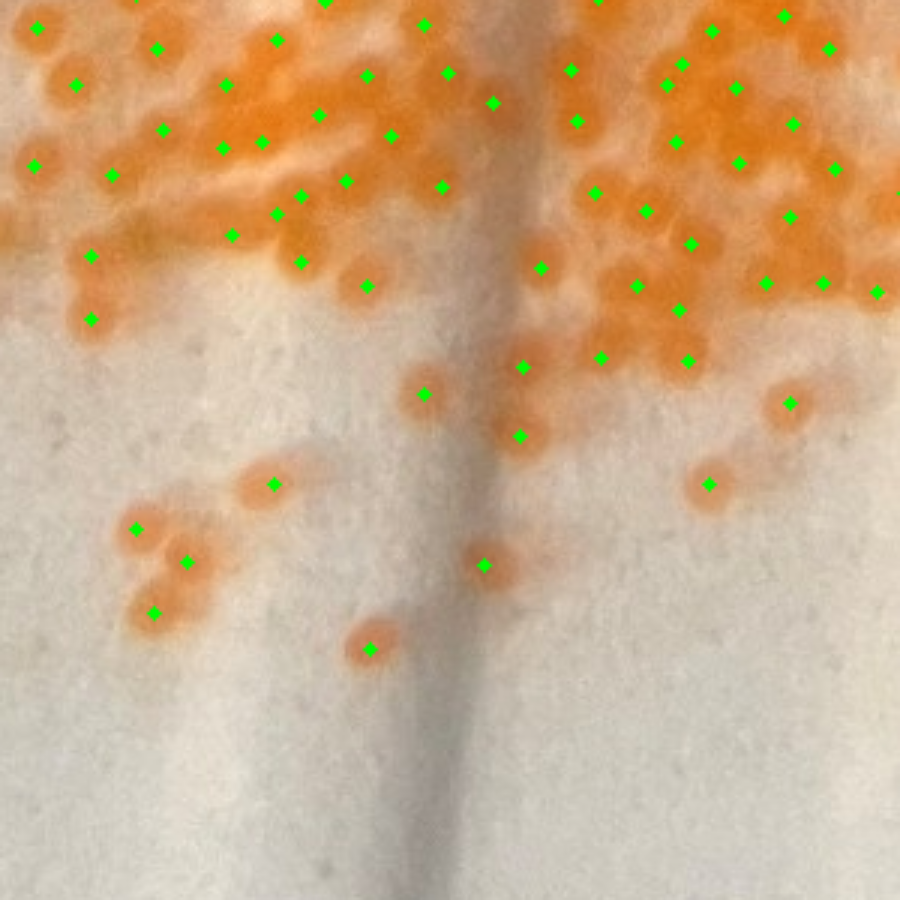
#> input picture zoom_bottom.png, 900 x 900 px
$ python eggs.py zoom_bottom.png
#> lines starting #> are read from the running program, lines starting #| are printed output that depends on the picture; after the words box and inside, x2 and y2 are one past the last pixel; in counts of white or black regions, pixels touching at a corner belong together
"""
Clownfish Egg Counter — Final v2
==================================
v6 tuned + saturation filter to remove false positives on pale gaps.
"""

import cv2
import numpy as np
from scipy import ndimage
from pathlib import Path
import argparse

def count_eggs(image_path, nms_size=11, percentile=55, sigma_large=8.0, sigma_small=1.5, output_dir=None, debug=False):
#> called with image_path = 'zoom_bottom.png', nms_size = 11, percentile = 55, sigma_large = 8, sigma_small = 1.5, output_dir = 'egg_output/v5', debug = True
    img = cv2.imread(image_path)
#> img is the input picture: shape (900, 900, 3); mean B, G, R 137, 172.8, 205.4
    if img is None:
        raise FileNotFoundError(f"Could not read: {image_path}")
    H, W = img.shape[:2]
    if debug: print(f"Image: {W}x{H}")
#| Image: 900x900

    # 1. Orange mask
    hsv = cv2.cvtColor(img, cv2.COLOR_BGR2HSV)
#> hsv: shape (900, 900, 3); mean H, S, V 16.8, 85.5, 207.3
    lower = np.array([5, 70, 50], dtype=np.uint8)
    upper = np.array([30, 255, 255], dtype=np.uint8)
    orange_mask = cv2.inRange(hsv, lower, upper)
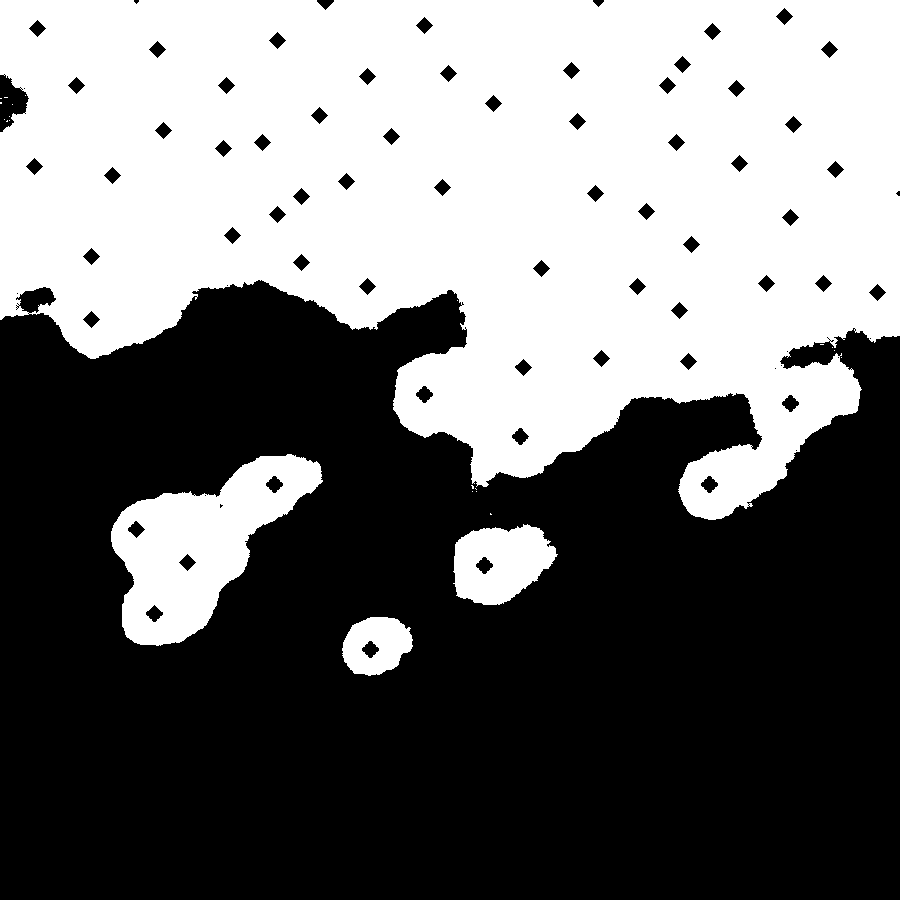
#> orange_mask: shape (900, 900); 44.3% white; 23 white regions (19 under 20 px), largest, box (x1, y1, x2, y2) and area: (0, 0, 900, 520) 330334, (111, 454, 323, 646) 19876, (453, 524, 558, 605) 5965, (342, 617, 413, 676) 2984
    k3 = cv2.getStructuringElement(cv2.MORPH_ELLIPSE, (3, 3))
    orange_mask = cv2.morphologyEx(orange_mask, cv2.MORPH_OPEN, k3, iterations=1)
#> orange_mask: shape (900, 900); 44.3% white; 5 white regions (1 under 20 px), largest, box (x1, y1, x2, y2) and area: (0, 0, 900, 520) 330114, (111, 454, 323, 646) 19847, (453, 524, 557, 605) 5936, (342, 617, 413, 676) 2974

    # 2. Crop to bounding box of ALL orange regions (not just largest)
    num, labels, stats, _ = cv2.connectedComponentsWithStats(orange_mask, connectivity=8)
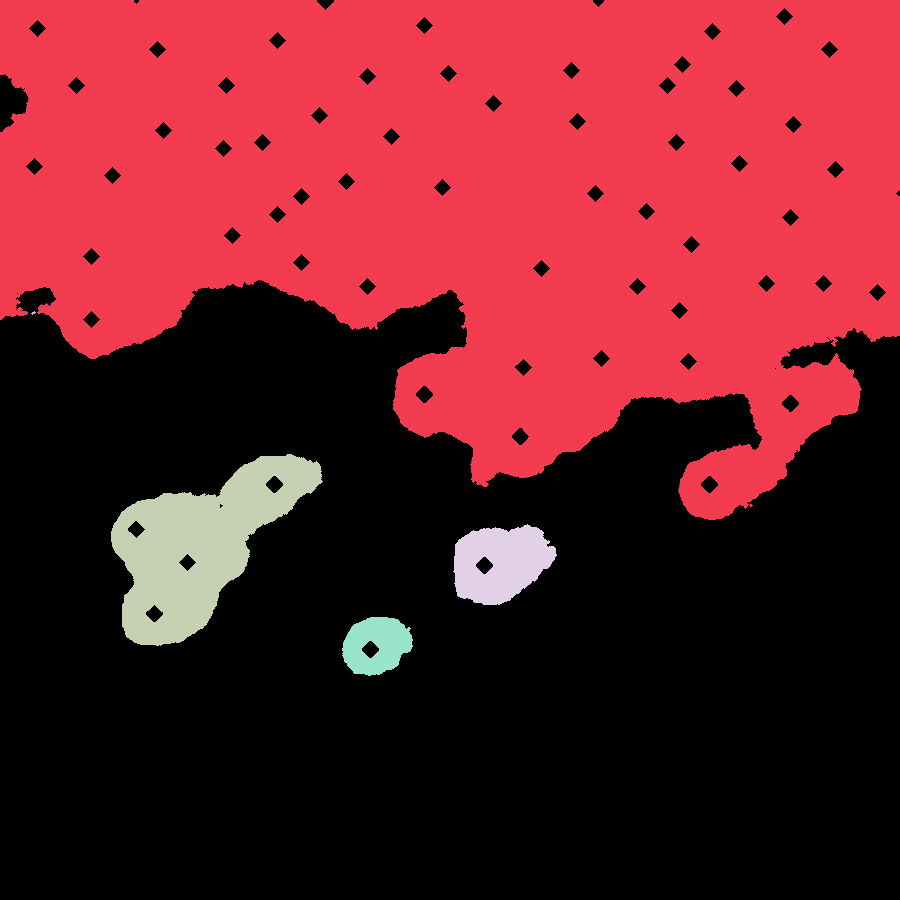
#> labels: shape (900, 900) int32; 6 distinct labels, from 0 to 5; one colour per label, 0 black
#> num = 6; stats = [[0, 0, 900, 900, 451119], [0, 0, 900, 520, 330114], [31, 311, 5, 4, 10], [111, 454, 212, 192, 19847], [453, 524, 104, 81, 5936], [342, 617, 71, 59, 2974]]
    if num <= 1: return 0, []
    # Get bounding box that covers all orange components (skip background label 0)
    all_x = stats[1:, cv2.CC_STAT_LEFT]
#> all_x = [0, 31, 111, 453, 342]
    all_y = stats[1:, cv2.CC_STAT_TOP]
#> all_y = [0, 311, 454, 524, 617]
    all_r = all_x + stats[1:, cv2.CC_STAT_WIDTH]
#> all_r = [900, 36, 323, 557, 413]
    all_b = all_y + stats[1:, cv2.CC_STAT_HEIGHT]
#> all_b = [520, 315, 646, 605, 676]
    margin = 30
    x0, y0 = max(0, all_x.min() - margin), max(0, all_y.min() - margin)
#> x0 = 0; y0 = 0
    x1, y1 = min(W, all_r.max() + margin), min(H, all_b.max() + margin)
#> x1 = 900; y1 = 706
    crop = img[y0:y1, x0:x1].copy()
    hsv_c = cv2.cvtColor(crop, cv2.COLOR_BGR2HSV)
#> hsv_c: shape (706, 900, 3); mean H, S, V 15.7, 103.4, 208.3
    mask_c = cv2.inRange(hsv_c, lower, upper)
#> mask_c: shape (706, 900); 56.5% white; 77 black regions (13 under 20 px), largest, box (x1, y1, x2, y2) and area: (0, 280, 900, 706) 266145, (0, 74, 29, 132) 978, (416, 386, 433, 403) 169
    mask_c = cv2.morphologyEx(mask_c, cv2.MORPH_OPEN, k3, iterations=1)
#> mask_c: shape (706, 900); 56.5% white; 69 black regions (5 under 20 px), largest, box (x1, y1, x2, y2) and area: (0, 280, 900, 706) 266386, (0, 74, 29, 132) 1005, (416, 386, 433, 403) 177
    # Raw mask (no morph) to preserve tiny isolated eggs for signal
    mask_raw = cv2.inRange(hsv_c, lower, upper)
    ch, cw = crop.shape[:2]
    if debug: print(f"Crop: {cw}x{ch}, orange px: {cv2.countNonZero(mask_c)}")
#| Crop: 900x706, orange px: 358881

    # 3. LAB A-channel -> Bandpass filter
    lab = cv2.cvtColor(crop, cv2.COLOR_BGR2LAB)
#> lab: shape (706, 900, 3); mean of channels 0, 1, 2 181.4, 138.7, 155.8
    a_ch = lab[:, :, 1].astype(np.float64)
    lp_small = cv2.GaussianBlur(a_ch, (0, 0), sigma_small)
    lp_large = cv2.GaussianBlur(a_ch, (0, 0), sigma_large)
    bandpass = lp_small - lp_large
    bandpass[mask_raw == 0] = 0

    # 4. Peak detection
    signal = cv2.GaussianBlur(bandpass, (3, 3), 0.8)
    signal[mask_raw == 0] = 0
#> signal: shape (706, 900) float64; min -13.43, max 22.53, mean 0.8
    vals = signal[mask_raw > 0]
    thresh = np.percentile(vals, percentile)
#> thresh = 0.239
    local_max = ndimage.maximum_filter(signal, size=nms_size)
    peaks = (signal == local_max) & (signal > thresh) & (mask_raw > 0)
#> peaks: shape (706, 900) bool; 0.09% white in thin lines or dots
    labeled, num_features = ndimage.label(peaks)
#> labeled: shape (706, 900) int32; 560 distinct labels, from 0 to 559
#> num_features = 559
    raw_centers = ndimage.center_of_mass(peaks, labeled, range(1, num_features + 1))
#> raw_centers = 559 pairs, first value 0 to 656, second value 0 to 899

    # 5. Post-filter — reject peaks on pale/white gaps
    #    Real egg centers have: high saturation + high A-channel (orange)
    #    False positives sit on washed-out pale areas between eggs
    sat_ch = hsv_c[:, :, 1]  # saturation channel
    a_raw = lab[:, :, 1]     # raw A-channel (not bandpass)
    check_r = 4  # check neighborhood roughly half an egg
    centers = []
    rejected = 0
    for (cy, cx) in raw_centers:
        iy, ix = int(round(cy)), int(round(cx))
        y1_ = max(0, iy - check_r)
        y2_ = min(ch, iy + check_r + 1)
        x1_ = max(0, ix - check_r)
        x2_ = min(cw, ix + check_r + 1)
        # Check saturation: real eggs are solidly colored, not pale
        local_sat = sat_ch[y1_:y2_, x1_:x2_]
        mean_sat = np.mean(local_sat)
        # Check A-channel: real egg centers are orange (high A), gaps are neutral
        local_a = a_raw[y1_:y2_, x1_:x2_]
        mean_a = np.mean(local_a)
        # Check orange mask coverage: most of the neighborhood should be orange
        # Check raw HSV at center (not the morphologically-opened mask which erodes small eggs)
        h_val = hsv_c[iy, ix, 0]
        s_val = hsv_c[iy, ix, 1]
        v_val = hsv_c[iy, ix, 2]
        is_orange = (5 <= h_val <= 30) and (s_val >= 50) and (v_val >= 50)
        if mean_sat >= 70 and mean_a >= 140 and is_orange:
            centers.append((cy, cx))
        else:
            rejected += 1
#> this loop made 559 passes
#> (cy, cx, iy, ix, y1_, y2_, x1_, x2_) on passes 1 to 3: (0, 110, 0, 110, 0, 5, 106, 115), (0, 129, 0, 129, 0, 5, 125, 134), (0, 143, 0, 143, 0, 5, 139, 148)

    count = len(centers)
    if debug: print(f"Raw peaks: {len(raw_centers)}, rejected (low sat): {rejected}, final: {count}")
#| Raw peaks: 559, rejected (low sat): 138, final: 421

    # 6. Visualizations
    if output_dir:
        Path(output_dir).mkdir(parents=True, exist_ok=True)
        font = cv2.FONT_HERSHEY_SIMPLEX
        overlay = crop.copy()
        for (cy, cx) in centers:
            cv2.circle(overlay, (int(round(cx)), int(round(cy))), 2, (0, 255, 0), -1)
#> this loop made 421 passes
#> (cy, cx) on passes 1 to 3: (0, 110), (0, 129), (0, 143)
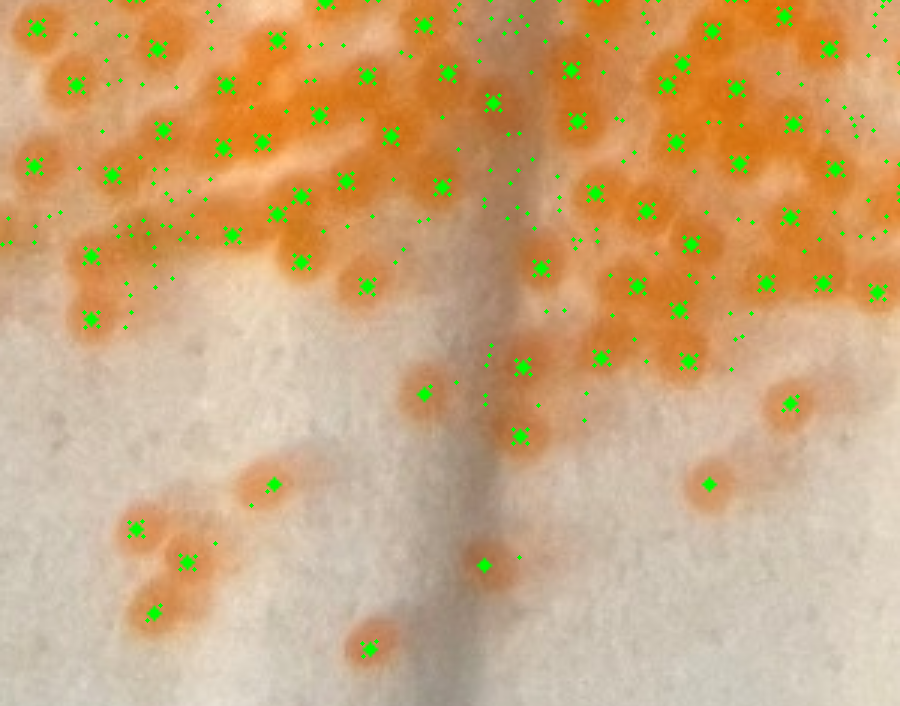
#> overlay: shape (706, 900, 3); mean B, G, R 122.6, 166.6, 204.1
        text = f"Count: {count}"
        (tw, th2), _ = cv2.getTextSize(text, font, 0.8, 2)
        cv2.rectangle(overlay, (5, 5), (15 + tw, 15 + th2 + 5), (0, 0, 0), -1)
        cv2.putText(overlay, text, (10, 10 + th2), font, 0.8, (0, 255, 0), 2)
        cv2.imwrite(f"{output_dir}/egg_overlay.png", overlay)

        bp_min = bandpass[mask_raw > 0].min()
        bp_max = bandpass[mask_raw > 0].max()
        bp_vis = ((bandpass - bp_min) / (bp_max - bp_min + 1e-8) * 255).astype(np.uint8)
        bp_vis[mask_raw == 0] = 0
        cv2.imwrite(f"{output_dir}/bandpass.png", bp_vis)

        for name, ry, rx in [("center", ch//3, cw//4), ("edge", ch//6, 0), ("right", ch//3, cw//2), ("bottom", ch//2, cw//4)]:
            sz = min(300, ch - ry, cw - rx)
            if sz >= 100:
                z = cv2.resize(overlay[ry:ry+sz, rx:rx+sz], (900, 900), interpolation=cv2.INTER_LINEAR)
                cv2.imwrite(f"{output_dir}/zoom_{name}.png", z)
#> this loop made 4 passes
#> pass 3, in count_eggs, `z = cv2.resize(overlay[ry:ry+sz, rx:rx+sz], (900, 900), interpolation=..`:
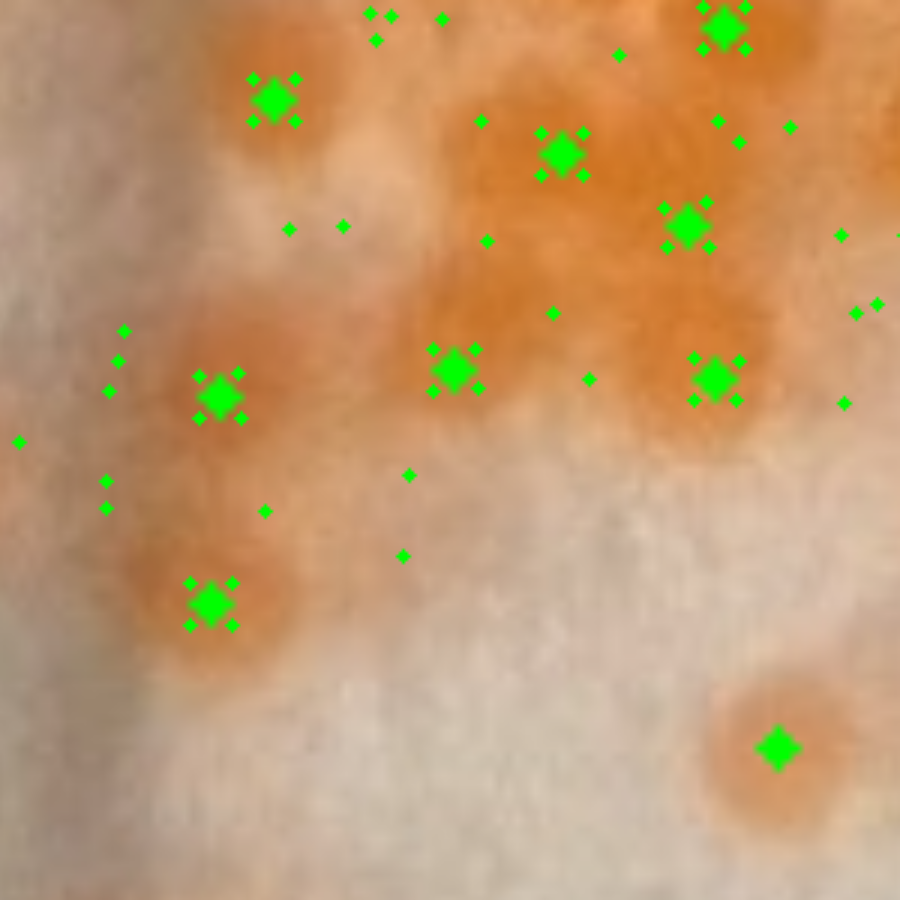
#> z: shape (900, 900, 3); mean B, G, R 112.1, 154.7, 194.4

    return count, [(cy + y0, cx + x0) for (cy, cx) in centers]

if __name__ == "__main__":
    parser = argparse.ArgumentParser(description="Count clownfish eggs")
    parser.add_argument("image", nargs="?", default="eggsimg.jpeg")
    parser.add_argument("--nms", type=int, default=11)
    parser.add_argument("--pctl", type=int, default=55)
    parser.add_argument("--sig-large", type=float, default=8.0)
    parser.add_argument("--sig-small", type=float, default=1.5)
    parser.add_argument("--output", "-o", default="egg_output/v5")
    parser.add_argument("--sweep", action="store_true")
    args = parser.parse_args()

    if args.sweep:
        print(f"{'sig_L':>5} | {'NMS':>3} | {'pctl':>4} | {'count':>5}")
        print("-" * 32)
        for sl in [8.0, 10.0, 12.0]:
            for nms in [9, 11]:
                for pctl in [50, 55, 60, 65]:
                    c, _ = count_eggs(args.image, nms_size=nms, percentile=pctl, sigma_large=sl)
                    print(f"{sl:5.1f} | {nms:3d} | {pctl:4d} | {c:5d}")
        print()

    count, centers = count_eggs(args.image, args.nms, args.pctl, args.sig_large, args.sig_small, args.output, debug=True)
    print(f"\n  Egg count: {count}")
#|   Egg count: 421

$ run again, on zoom_right.png
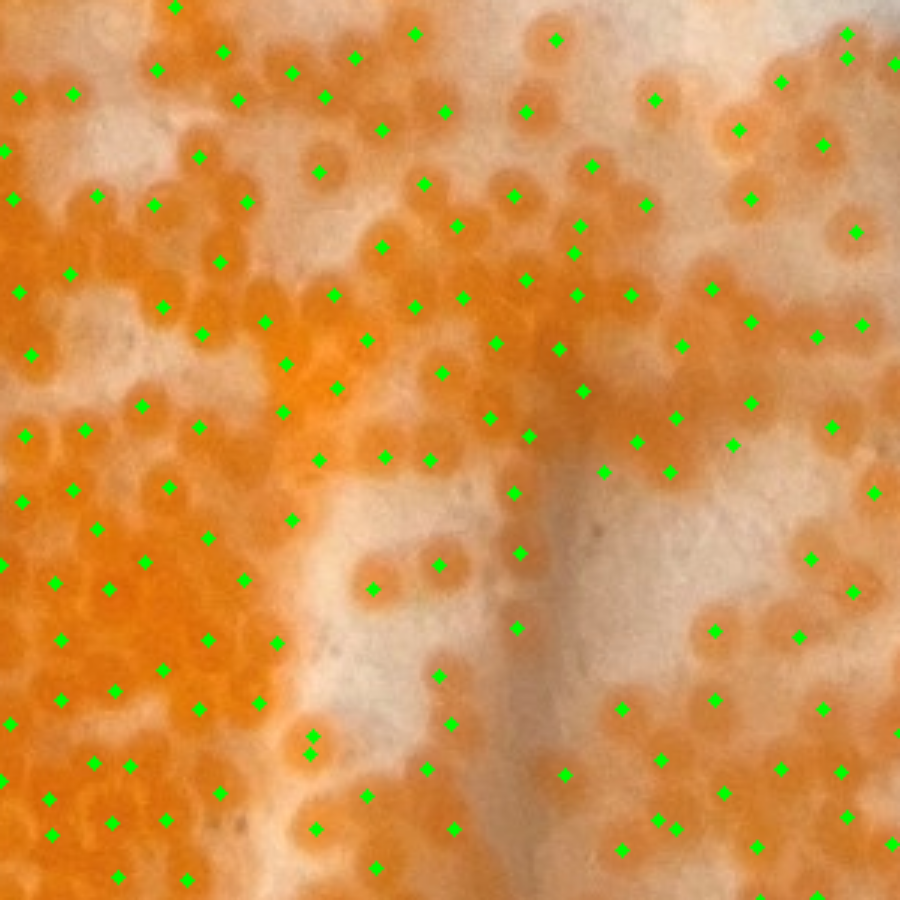
#> input picture zoom_right.png, 900 x 900 px
#> in count_eggs, img is the input picture: shape (900, 900, 3); mean B, G, R 78.9, 146.5, 211.3
#| Image: 900x900
#> hsv: shape (900, 900, 3); mean H, S, V 15.1, 161.6, 215.7
#> in count_eggs, `num, labels, stats, _ = cv2.connectedComponentsWithStats(orange_mask, ..`:
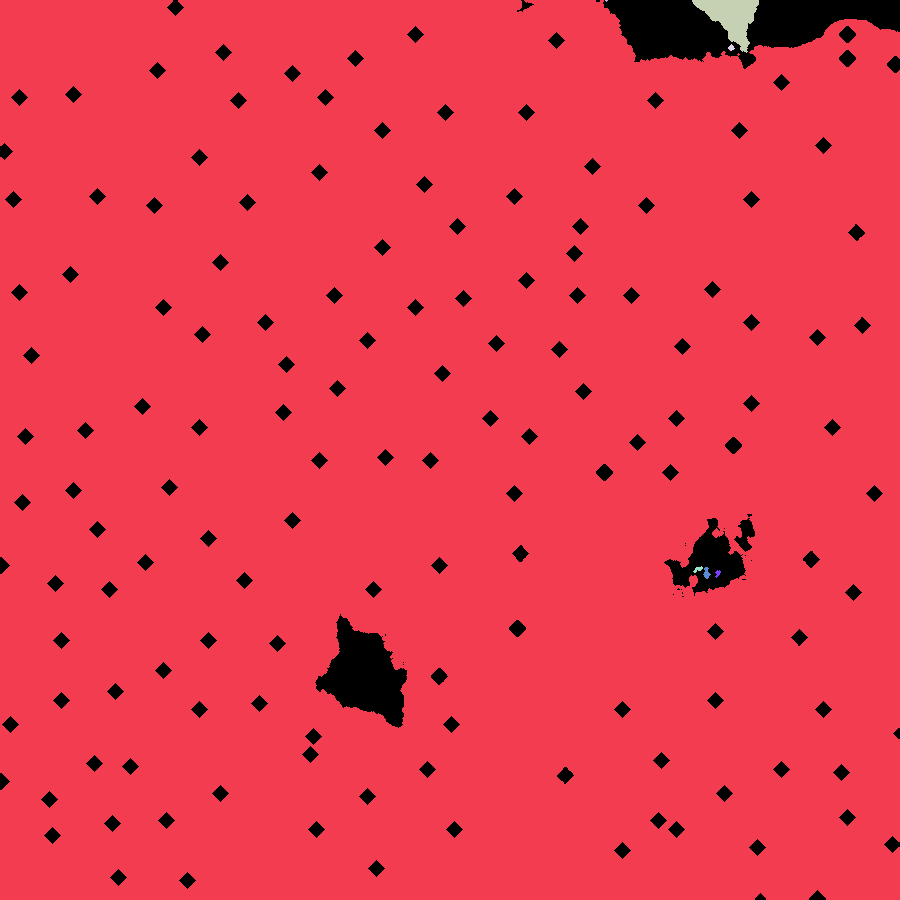
#> labels: shape (900, 900) int32; 8 distinct labels, from 0 to 7; one colour per label, 0 black
#> num = 8; stats = [[0, 0, 900, 900, 40877], [0, 0, 900, 900, 767276], [605, 0, 3, 2, 4], [692, 0, 67, 53, 1698], [728, 44, 7, 7, 29], [693, 566, 10, 7, 35], [703, 567, 8, 12, 54], [715, 570, 6, 8, 27]]
#> all_x = [0, 605, 692, 728, 693, 703, 715]
#> all_y = [0, 0, 0, 44, 566, 567, 570]
#> all_r = [900, 608, 759, 735, 703, 711, 721]
#> all_b = [900, 2, 53, 51, 573, 579, 578]
#> x0 = 0
#> x1 = 900
#| Crop: 900x900, orange px: 769123
#> lab: shape (900, 900, 3); mean of channels 0, 1, 2 169.6, 147.1, 172.2
#> thresh = 0.253
#> peaks: shape (900, 900) bool; 0.14% white in thin lines or dots
#> labeled: shape (900, 900) int32; 1129 distinct labels, from 0 to 1128
#> num_features = 1128
#> raw_centers = 1128 pairs, first value 0 to 899, second value 0 to 899
#> the loop in count_eggs, `for (cy, cx) in raw_centers:` made 1128 passes
#> (cy, cx, iy, ix, y1_, y2_, x1_, x2_) on passes 1 to 8: (0, 27, 0, 27, 0, 5, 23, 32), (0, 52, 0, 52, 0, 5, 48, 57), (0, 64, 0, 64, 0, 5, 60, 69), (0, 83, 0, 83, 0, 5, 79, 88), (0, 106, 0, 106, 0, 5, 102, 111), (0, 119, 0, 119, 0, 5, 115, 124), (0, 135, 0, 135, 0, 5, 131, 140), (0, 168, 0, 168, 0, 5, 164, 173)
#| Raw peaks: 1128, rejected (low sat): 145, final: 983
#> the loop in count_eggs, `for (cy, cx) in centers:` made 983 passes
#> (cy, cx) on passes 1 to 3: (0, 27), (0, 52), (0, 64)
#> the loop in count_eggs, `for name, ry, rx in [("center", ch//3, cw//4), ("edge", ch//6, 0), ("r..` made 4 passes
#> pass 3, in count_eggs, `z = cv2.resize(overlay[ry:ry+sz, rx:rx+sz], (900, 900), interpolation=..`:
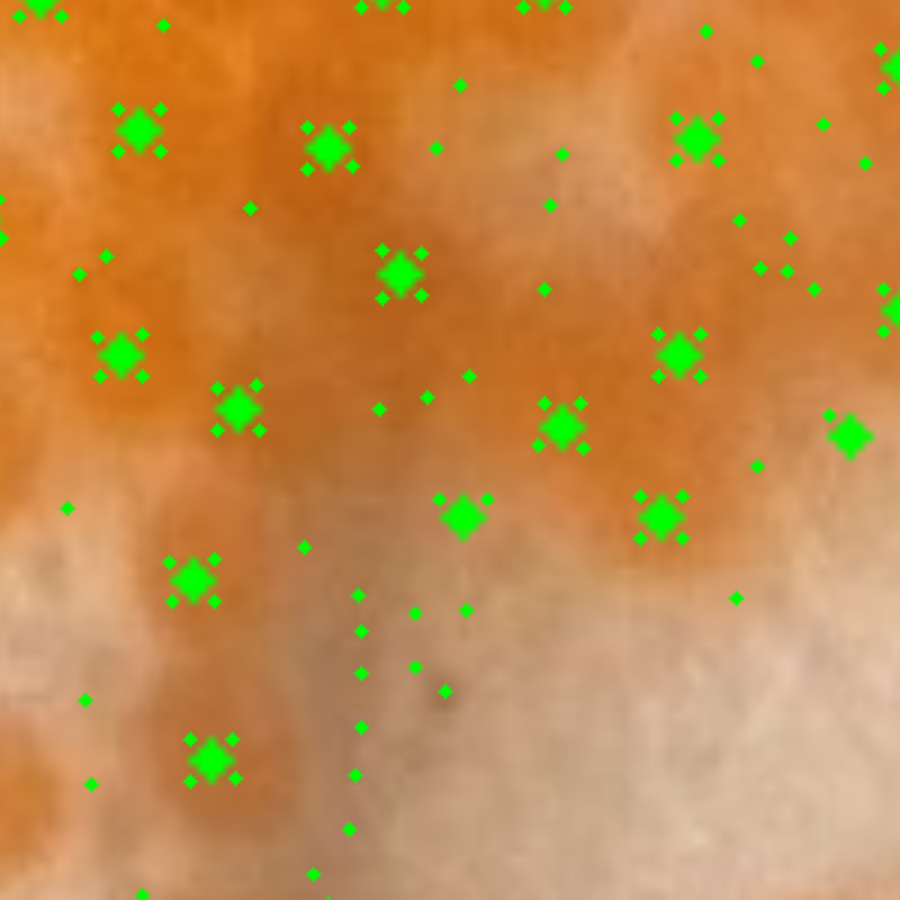
#> z: shape (900, 900, 3); mean B, G, R 74.4, 138.7, 195.1
#|   Egg count: 983
